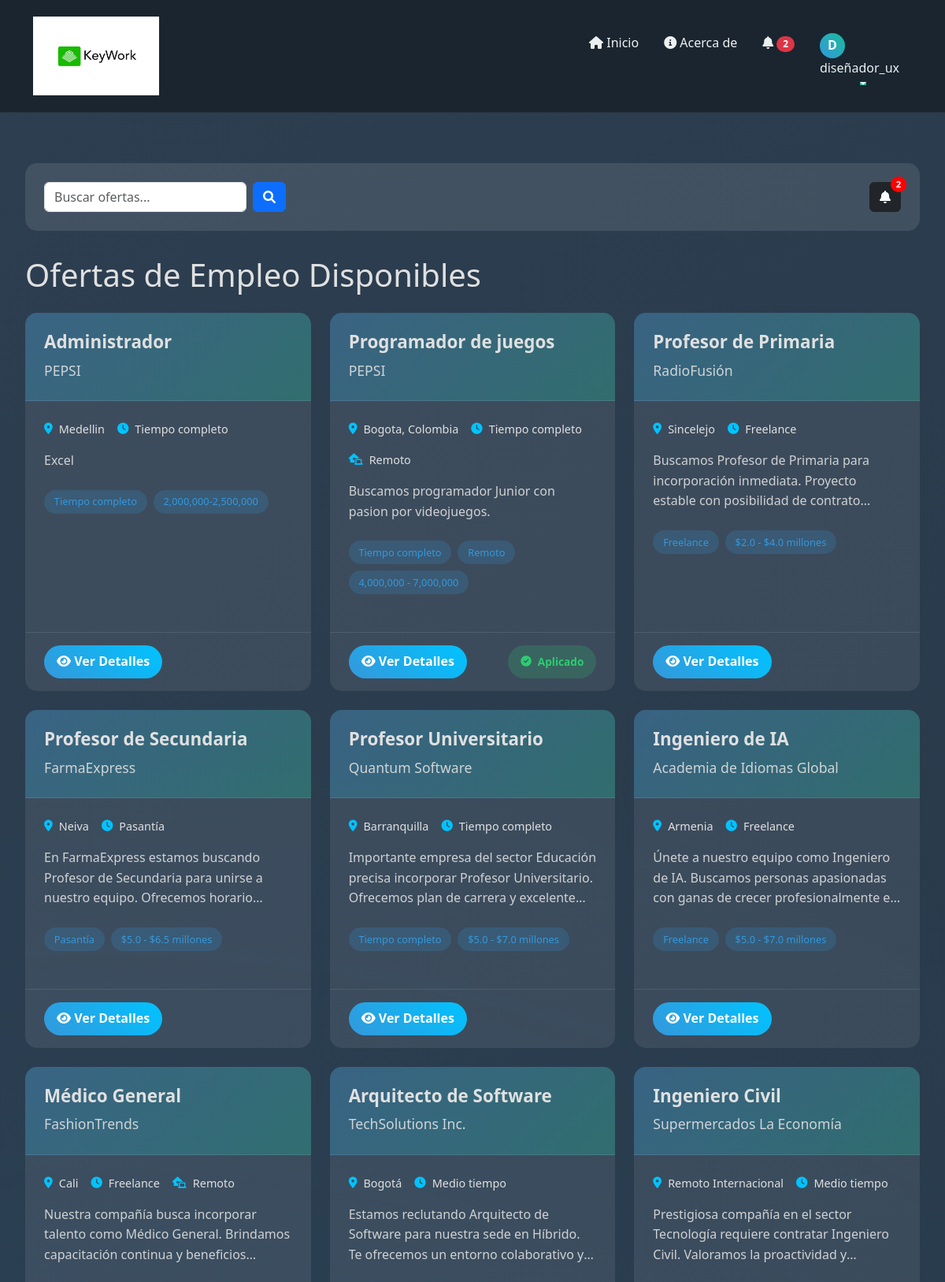
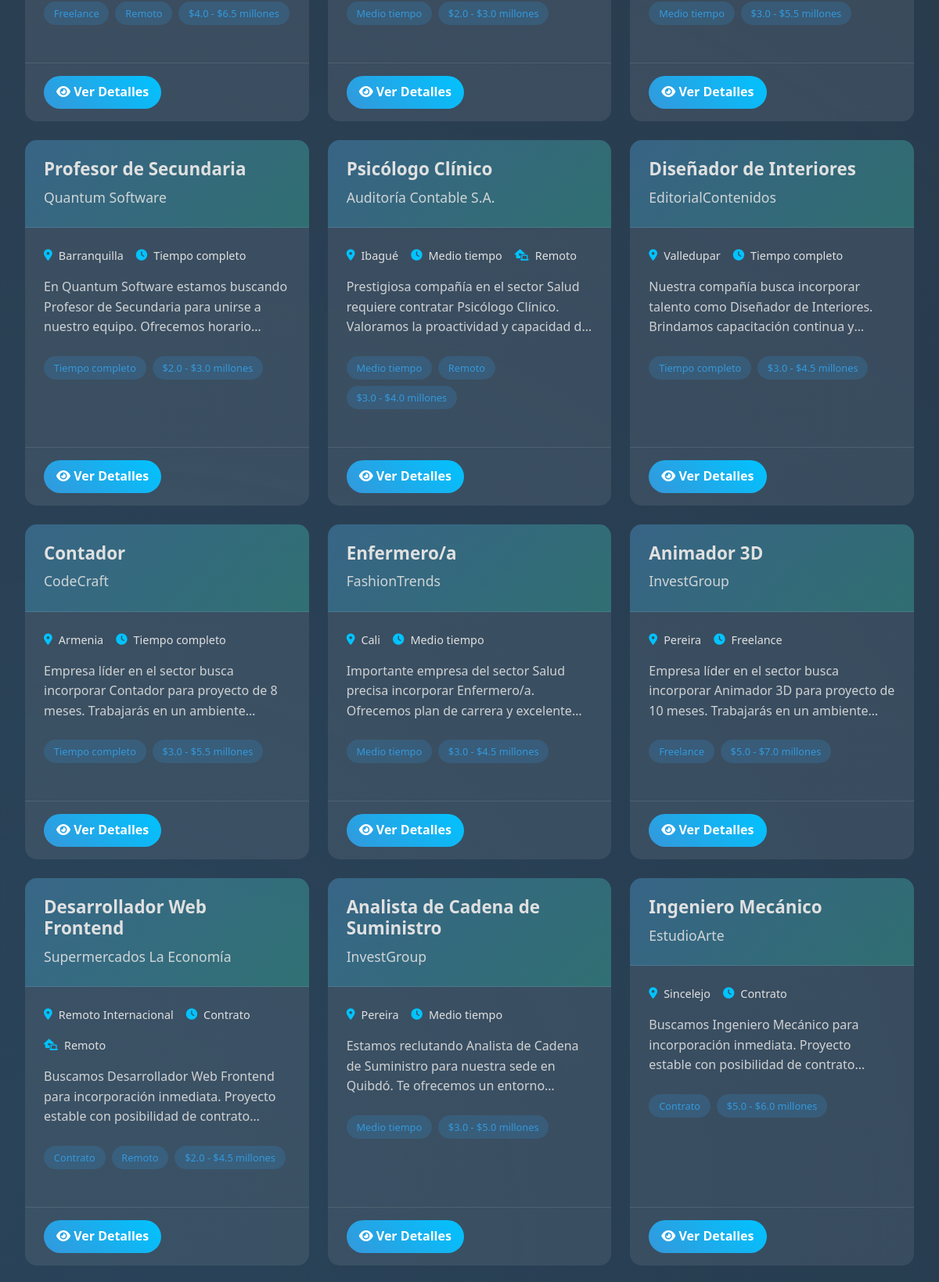
/jobseeker/ (signed in, upper part), run on the app's committed database (2 pictures, top to bottom).
### JobSeekerPortal/models.py (models this page shows, shortened)
class JobOffer(models.Model):
    title = models.CharField(max_length=200)
    company = models.CharField(max_length=200)
    location = models.CharField(max_length=200)
    description = models.TextField()
    requirements = models.TextField()
    salary_range = models.CharField(max_length=100, blank=True, null=True)
    required_skills = models.TextField(blank=True, null=True)
    job_type = models.CharField(max_length=50, choices=[
        ('full_time', 'Tiempo completo'),
        ('part_time', 'Medio tiempo'),
        ('contract', 'Contrato'),
        ('freelance', 'Freelance'),
        ('internship', 'Pasantía'),
    ])
    remote = models.BooleanField(default=False)
    created_at = models.DateTimeField(auto_now_add=True)
    expires_at = models.DateTimeField()
    active = models.BooleanField(default=True)
    class Meta:
        ordering = ['-created_at']

### JobSeekerPortal/views.py (the view)
# urls.py: path('', views.job_listings, name='job_listings'),
@login_required
def job_listings(request):
    jobs = JobOffer.objects.filter(active=True)
    try:
        profile = JobSeekerProfile.objects.get(user=request.user)
    except JobSeekerProfile.DoesNotExist:
        messages.error(request, "Esta sección es solo para buscadores de empleo.")
        return redirect('home')
    user_applications = JobApplication.objects.filter(job_seeker=profile).values_list('job_offer_id', flat=True)
    unread_notifications_count = Notification.objects.filter(recipient=profile, read=False).count()
    return render(request, 'jobseeker_portal/job_listings.html', {
        'jobs': jobs,
        'user_applications': user_applications,
        'unread_notifications_count': unread_notifications_count
    })

### JobSeekerPortal/templates/jobseeker_portal/job_listings.html (shortened to what this page needs)
{% extends 'base.html' %}
{% block content %}
<div class="job-listings-container">
    <div class="filter-bar">
        <div class="search-filter">
            <form action="" method="get" class="d-flex">
                <input type="text" name="search" placeholder="Buscar ofertas..." class="form-control" value="{{ request.GET.search|default:'' }}">
                <button type="submit" class="btn btn-primary ms-2">
                    <i class="fas fa-search"></i>
                </button>
            </form>
        </div>
        <div class="notifications">
            <a href="{% url 'notifications' %}" class="btn btn-dark notifications-badge">
                <i class="fas fa-bell"></i>
                {% if unread_notifications_count > 0 %}
                <span class="badge-count">{{ unread_notifications_count }}</span>
                {% endif %}
            </a>
        </div>
    </div>
    <h1 class="mb-4">Ofertas de Empleo Disponibles</h1>
    {% if jobs %}
        <div class="job-grid">
            {% for job in jobs %}
                <div class="job-card">
                    <div class="job-header">
                        <h2 class="job-title">{{ job.title }}</h2>
                        <div class="company-name">{{ job.company }}</div>
                    </div>
                    <div class="job-info">
                        <div class="job-meta">
                            <div class="job-meta-item">
                                <i class="fas fa-map-marker-alt"></i> {{ job.location }}
                            </div>
                            <div class="job-meta-item">
                                <i class="fas fa-clock"></i> {{ job.get_job_type_display }}
                            </div>
                            {% if job.remote %}
                            <div class="job-meta-item">
                                <i class="fas fa-laptop-house"></i> Remoto
                            </div>
                            {% endif %}
                        </div>
                        <div class="job-description">
                            {{ job.description|truncatewords:25 }}
                        </div>
                        <div class="job-tags">
                            <span class="job-tag">{{ job.get_job_type_display }}</span>
                            {% if job.remote %}
                                <span class="job-tag">Remoto</span>
                            {% endif %}
                            {% if job.salary_range %}
                                <span class="job-tag">{{ job.salary_range }}</span>
                            {% endif %}
                        </div>
                    </div>
                    <div class="job-actions">
                        <a href="{% url 'job_detail' job.id %}" class="btn-view">
                            <i class="fas fa-eye"></i> Ver Detalles
                        </a>
                        {% if job.id in user_applications %}
                            <div class="applied-badge">
                                <i class="fas fa-check-circle"></i> Aplicado
                            </div>
                        {% endif %}
                    </div>
                </div>
            {% endfor %}
        </div>
    {% else %}
        <div class="no-jobs-message">
            <i class="fas fa-search"></i>
            <h3>No se encontraron ofertas de empleo</h3>
            <p>No hay ofertas de empleo disponibles en este momento. Vuelve a consultar más tarde.</p>
        </div>
    {% endif %}
</div>
{% endblock %}

### KeyWork/templates/base.html (shortened to what this page needs)
<!DOCTYPE html>
{% load static %}
<html lang="en">
<head>
    <link href="https://cdn.jsdelivr.net/npm/bootstrap@5.3.0-alpha1/dist/css/bootstrap.min.css" rel="stylesheet">
    <link rel="stylesheet" href="https://cdnjs.cloudflare.com/ajax/libs/font-awesome/6.0.0-beta3/css/all.min.css">
</head>
<body>
    <nav class="navbar navbar-expand-lg navbar-dark">
        <div class="container">
            <a class="navbar-brand" href="{% url 'home' %}">
                <img src="{% static 'images/logo.jpg' %}" alt="KeyWork Logo" height="100">
            </a>
            <div class="collapse navbar-collapse" id="navbarNav">
                <ul class="navbar-nav ms-auto">
                    <li class="nav-item">
                        <a class="nav-link" href="{% url 'home' %}">
                            <i class="fas fa-home"></i> Inicio
                        </a>
                    </li>
                    <li class="nav-item">
                        <a class="nav-link" href="{% url 'about' %}">
                            <i class="fas fa-info-circle"></i> Acerca de
                        </a>
                    </li>
                    {% if user.is_authenticated %}
                        {% if user.jobseekerprofile_profile %}
                            <li class="nav-item">
                                <a class="nav-link" href="{% url 'notifications' %}">
                                    <i class="fas fa-bell"></i>
                                    {% if unread_notifications_count > 0 %}
                                        <span class="badge bg-danger rounded-pill">{{ unread_notifications_count }}</span>
                                    {% endif %}
                                </a>
                            </li>
                        {% endif %}
                        <li class="nav-item dropdown">
                            <a class="nav-link dropdown-toggle" href="#" id="userDropdown" role="button" data-bs-toggle="dropdown" aria-expanded="false">
                                <span class="user-avatar">{{ user.username|first|upper }}</span>
                                {{ user.username }}
                            </a>
                        </li>
                    {% endif %}
                </ul>
            </div>
        </div>
    </nav>
    <div class="main-content">
        {% block content %}{% endblock %}
    </div>
</body>
</html>

### KeyWork/templates/base.html (style rules this page uses)
:root { --primary: #2C3E50; --secondary: #3498DB; --accent: #1ABC9C; --light: #ECF0F1; --dark: #1A2530; --gradient-start: #3498DB; --gradient-end: #1ABC9C; --card-bg: rgba(255, 255, 255, 0.08); --text: #E0E0E0; }
body { display: flex; flex-direction: column; min-height: 100vh; font-family: 'Segoe UI', Tahoma, Geneva, Verdana, sans-serif; background-color: var(--dark); color: var(--text); line-height: 1.6; }
.main-content { flex: 1; background: linear-gradient(135deg, var(--primary), var(--dark)); color: var(--text); padding: 2rem 0; position: relative; overflow: hidden; }
.main-content::before { content: ""; position: absolute; top: 0; left: 0; width: 100%; height: 100%; background: radial-gradient(circle at 10% 20%, var(--gradient-start) 0%, transparent 20%), radial-gradient(circle at 85% 60%, var(--gradient-end) 0%, transparent 20%); opacity: 0.1; z-index: 0; }
.main-content > div { position: relative; z-index: 1; }
.navbar { background-color: var(--dark) !important; box-shadow: 0 4px 20px rgba(0, 0, 0, 0.15); border-bottom: 1px solid rgba(255, 255, 255, 0.05); padding: 1rem 0; }
.navbar-brand { font-weight: bold; color: var(--accent) !important; letter-spacing: 1px; transition: all 0.3s ease; }
.nav-link { color: var(--light) !important; transition: all 0.3s ease; margin: 0 8px; position: relative; padding: 0.5rem 0.75rem; border-radius: 4px; }
.nav-link::after { content: ''; position: absolute; width: 0; height: 2px; bottom: 0; left: 50%; background-color: var(--accent); transition: all 0.3s ease; transform: translateX(-50%); }
.user-avatar { width: 32px; height: 32px; border-radius: 50%; background: linear-gradient(45deg, var(--secondary), var(--accent)); display: flex; align-items: center; justify-content: center; color: white; font-weight: bold; margin-right: 0.5rem; }
.notifications-badge { position: relative; display: inline-block; }
.badge-count { position: absolute; top: -8px; right: -8px; background-color: #e74c3c; color: white; border-radius: 50%; width: 20px; height: 20px; display: flex; align-items: center; justify-content: center; font-size: 0.7rem; font-weight: bold; }

### JobSeekerPortal/templates/jobseeker_portal/job_listings.html (style rules this page uses)
.job-listings-container { max-width: 1200px; margin: 0 auto; padding: 2rem; }
.filter-bar { background-color: rgba(255, 255, 255, 0.1); border-radius: 15px; padding: 1.5rem; margin-bottom: 2rem; display: flex; justify-content: space-between; align-items: center; }
.notifications-badge { position: relative; display: inline-block; }
.badge-count { position: absolute; top: -8px; right: -8px; background-color: red; color: white; border-radius: 50%; width: 20px; height: 20px; display: flex; align-items: center; justify-content: center; font-size: 0.7rem; }
.job-grid { display: grid; grid-template-columns: repeat(auto-fill, minmax(350px, 1fr)); gap: 1.5rem; }
.job-card { background-color: rgba(255, 255, 255, 0.08); border-radius: 15px; overflow: hidden; transition: transform 0.3s ease, box-shadow 0.3s ease; height: 100%; display: flex; flex-direction: column; }
.job-header { background: linear-gradient(135deg, rgba(52, 152, 219, 0.3), rgba(26, 188, 156, 0.3)); padding: 1.5rem; border-bottom: 1px solid rgba(255, 255, 255, 0.1); }
.job-title { font-size: 1.4rem; font-weight: 600; margin-bottom: 0.5rem; }
.company-name { font-size: 1.1rem; opacity: 0.9; }
.job-info { padding: 1.5rem; flex: 1; }
.job-meta { display: flex; flex-wrap: wrap; gap: 1rem; margin-bottom: 1rem; }
.job-meta-item { display: flex; align-items: center; font-size: 0.9rem; }
.job-meta-item i { margin-right: 0.5rem; color: #00c3ff; }
.job-description { margin-bottom: 1.5rem; opacity: 0.9; display: -webkit-box; -webkit-line-clamp: 3; -webkit-box-orient: vertical; overflow: hidden; }
.job-tags { display: flex; flex-wrap: wrap; gap: 0.5rem; margin-bottom: 1.5rem; }
.job-tag { background-color: rgba(52, 152, 219, 0.2); color: #3498db; border-radius: 50px; padding: 0.3rem 0.8rem; font-size: 0.8rem; }
.job-actions { padding: 1rem 1.5rem; border-top: 1px solid rgba(255, 255, 255, 0.1); display: flex; justify-content: space-between; }
.btn-view { background: linear-gradient(45deg, #3498db, #00c3ff); color: white; border: none; padding: 0.5rem 1rem; border-radius: 50px; font-weight: 600; transition: all 0.3s; text-decoration: none; }
.applied-badge { background-color: rgba(46, 204, 113, 0.2); color: #2ecc71; padding: 0.5rem 1rem; border-radius: 50px; font-size: 0.85rem; font-weight: 600; display: flex; align-items: center; }
.applied-badge i { margin-right: 0.5rem; }

### data on the page
JobOffer: title "Administrador", company "PEPSI", location "Medellin", job_type "Tiempo completo", description "Excel", salary_range "2,000,000-2,500,000"
JobOffer: title "Programador de juegos", company "PEPSI", location "Bogota, Colombia", job_type "Tiempo completo", remote True (drawn), description "Buscamos programador Junior con pasion por videojuegos.", salary_range "4,000,000 - 7,000,000", shows "Aplicado"
JobOffer: title "Profesor de Primaria", company "RadioFusión", location "Sincelejo", job_type "Freelance", description "Buscamos Profesor de Primaria para incorporación inmediata. Proyecto estable con posibilidad de…", salary_range "$2.0 - $4.0 millones"
JobOffer: title "Profesor de Secundaria", company "FarmaExpress", location "Neiva", job_type "Pasantía", description "En FarmaExpress estamos buscando Profesor de Secundaria para unirse a nuestro equipo. Ofrecemos…", salary_range "$5.0 - $6.5 millones"
JobOffer: title "Profesor Universitario", company "Quantum Software", location "Barranquilla", job_type "Tiempo completo", description "Importante empresa del sector Educación precisa incorporar Profesor Universitario. Ofrecemos plan de carrera y…", salary_range "$5.0 - $7.0 millones"
JobOffer: title "Ingeniero de IA", company "Academia de Idiomas Global", location "Armenia", job_type "Freelance", description "Únete a nuestro equipo como Ingeniero de IA. Buscamos personas apasionadas con ganas de crecer profesionalmente…", salary_range "$5.0 - $7.0 millones"
JobOffer: title "Médico General", company "FashionTrends", location "Cali", job_type "Freelance", remote True (drawn), description "Nuestra compañía busca incorporar talento como Médico General. Brindamos capacitación continua y…", salary_range "$4.0 - $6.5 millones"
JobOffer: title "Arquitecto de Software", company "TechSolutions Inc.", location "Bogotá", job_type "Medio tiempo", description "Estamos reclutando Arquitecto de Software para nuestra sede en Híbrido. Te ofrecemos un entorno colaborativo…", salary_range "$2.0 - $3.0 millones"
JobOffer: title "Ingeniero Civil", company "Supermercados La Economía", location "Remoto Internacional", job_type "Medio tiempo", description "Prestigiosa compañía en el sector Tecnología requiere contratar Ingeniero Civil. Valoramos la proactividad…", salary_range "$3.0 - $5.5 millones"
JobOffer: title "Profesor de Secundaria", company "Quantum Software", location "Barranquilla", job_type "Tiempo completo", description "En Quantum Software estamos buscando Profesor de Secundaria para unirse a nuestro equipo. Ofrecemos…", salary_range "$2.0 - $3.0 millones"
JobOffer: title "Psicólogo Clínico", company "Auditoría Contable S.A.", location "Ibagué", job_type "Medio tiempo", remote True (drawn), description "Prestigiosa compañía en el sector Salud requiere contratar Psicólogo Clínico. Valoramos la proactividad y capacidad…", salary_range "$3.0 - $4.0 millones"
JobOffer: title "Diseñador de Interiores", company "EditorialContenidos", location "Valledupar", job_type "Tiempo completo", description "Nuestra compañía busca incorporar talento como Diseñador de Interiores. Brindamos capacitación continua…", salary_range "$3.0 - $4.5 millones"
JobOffer: title "Contador", company "CodeCraft", location "Armenia", job_type "Tiempo completo", description "Empresa líder en el sector busca incorporar Contador para proyecto de 8 meses. Trabajarás en un…", salary_range "$3.0 - $5.5 millones"
JobOffer: title "Enfermero/a", company "FashionTrends", location "Cali", job_type "Medio tiempo", description "Importante empresa del sector Salud precisa incorporar Enfermero/a. Ofrecemos plan de carrera y…", salary_range "$3.0 - $4.5 millones"
JobOffer: title "Animador 3D", company "InvestGroup", location "Pereira", job_type "Freelance", description "Empresa líder en el sector busca incorporar Animador 3D para proyecto de 10 meses. Trabajarás en un…", salary_range "$5.0 - $7.0 millones"
JobOffer: title "Desarrollador Web Frontend", company "Supermercados La Economía", location "Remoto Internacional", job_type "Contrato", remote True (drawn), description "Buscamos Desarrollador Web Frontend para incorporación inmediata. Proyecto estable con posibilidad de…", salary_range "$2.0 - $4.5 millones"
JobOffer: title "Analista de Cadena de Suministro", company "InvestGroup", location "Pereira", job_type "Medio tiempo", description "Estamos reclutando Analista de Cadena de Suministro para nuestra sede en Quibdó. Te ofrecemos un…", salary_range "$3.0 - $5.0 millones"
JobOffer: title "Ingeniero Mecánico", company "EstudioArte", location "Sincelejo", job_type "Contrato", description "Buscamos Ingeniero Mecánico para incorporación inmediata. Proyecto estable con posibilidad de…", salary_range "$5.0 - $6.0 millones"

### other printed values
{{ unread_notifications_count }} "2"
{{ user.username|first|upper }} "D"
{{ user.username }} "diseñador_ux"
